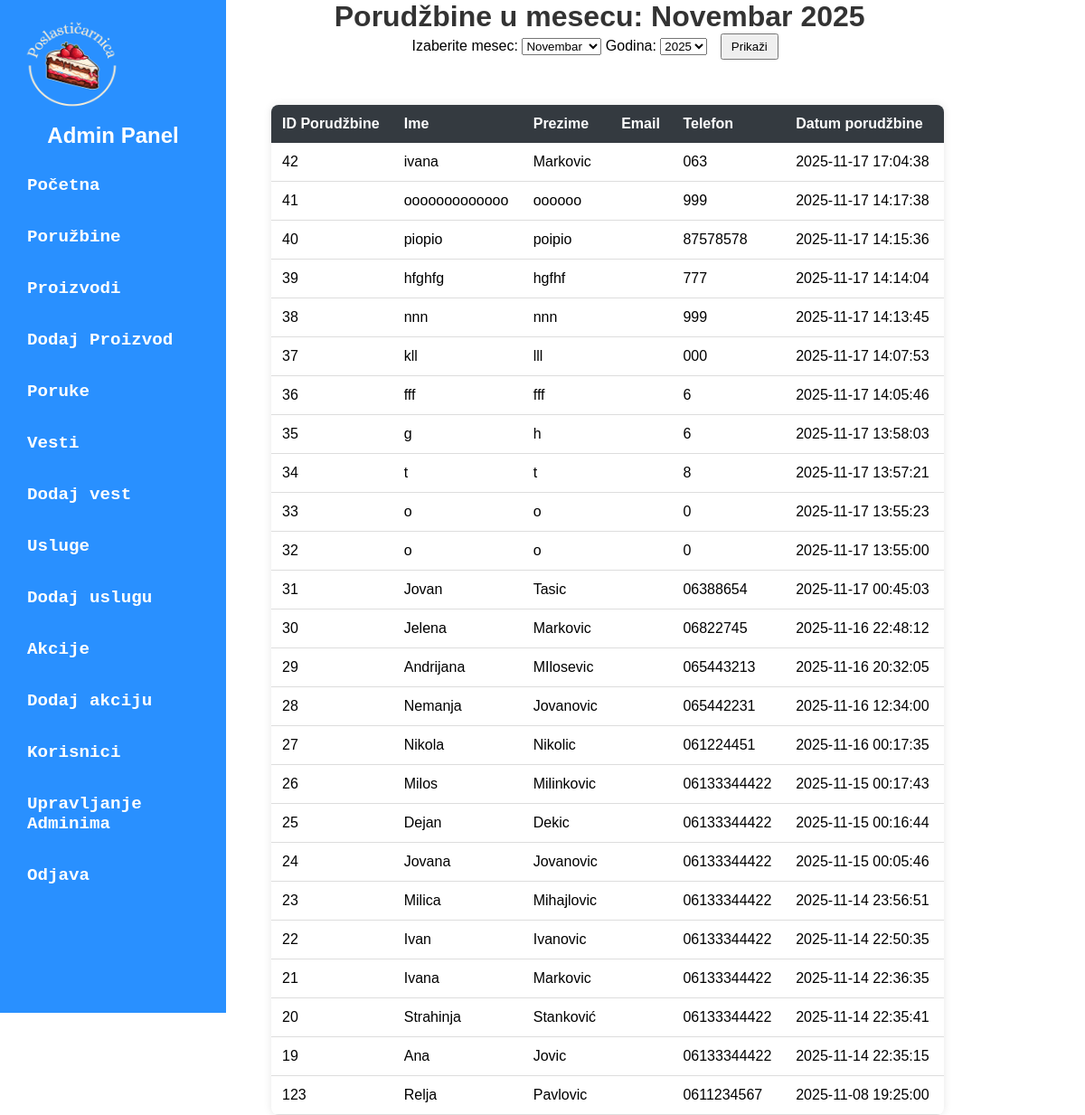
/admin/admin-dashboard.php?page=porudzbine, run on an earlier commit of the app's database.
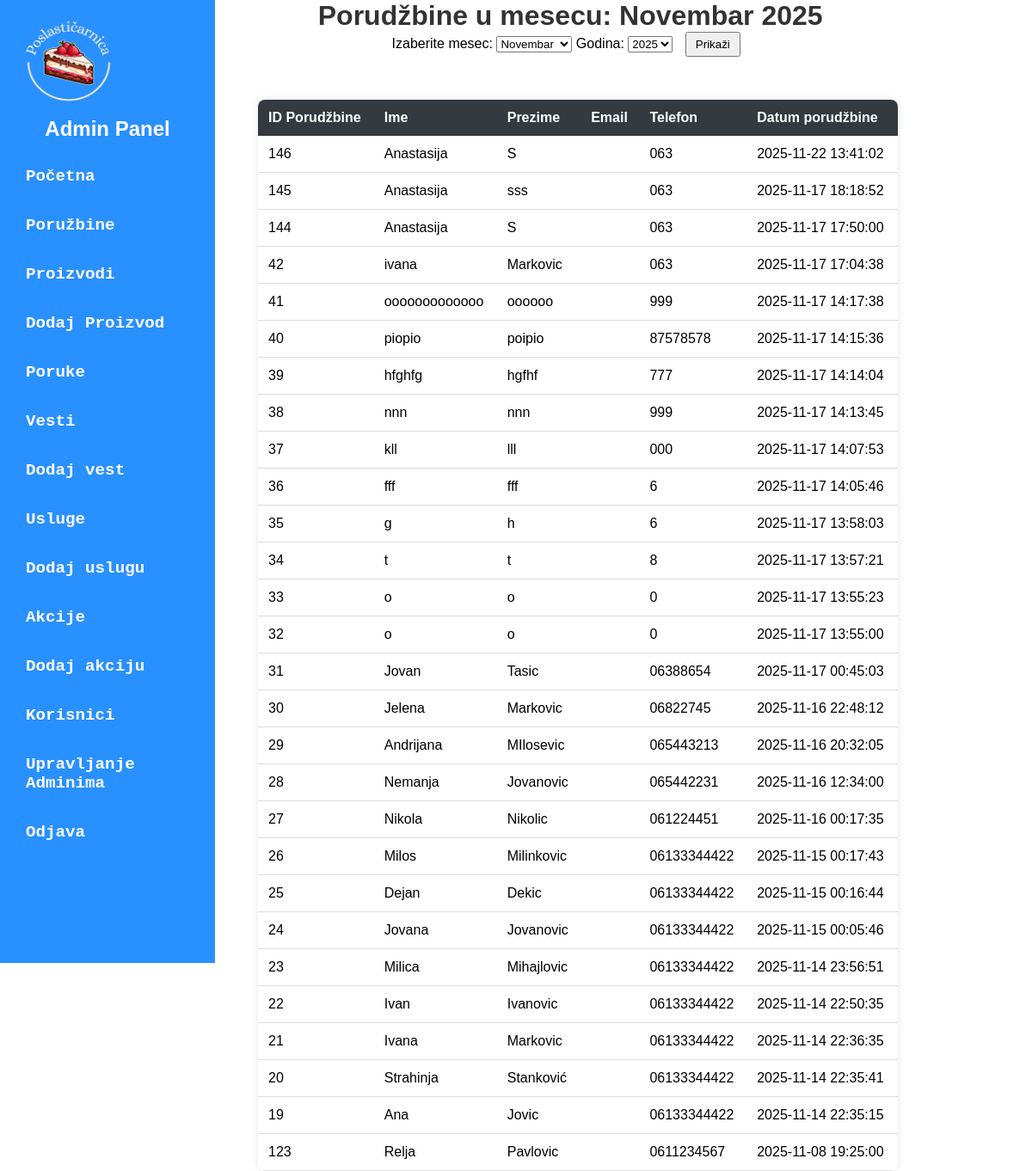
And on a later commit of the database.
### tables this page shows
CREATE TABLE IF NOT EXISTS `porudzbina` (
  `id` int(10) unsigned NOT NULL AUTO_INCREMENT,
  `ime` varchar(50) NOT NULL,
  `prezime` varchar(50) NOT NULL,
  `email` varchar(50) DEFAULT '',
  `adresa` varchar(100) NOT NULL,
  `telefon` varchar(20) NOT NULL,
  `nacin_placanja` varchar(30) NOT NULL DEFAULT 'gotovina',
  `datum_porudzbine` datetime NOT NULL DEFAULT current_timestamp(),
  PRIMARY KEY (`id`) USING BTREE
);

### admin/model/porudzbineMesecModel.php (called while the page is built, shortened)
<?php
include_once __DIR__ . '/../config/database.php';
$mesec = isset($_GET['mesec']) ? (int)$_GET['mesec'] : date('m');
$godina = isset($_GET['godina']) ? (int)$_GET['godina'] : date('Y');
$nazivi_meseci = [
    1 => 'Januar', 2 => 'Februar', 3 => 'Mart', 4 => 'April', 5 => 'Maj', 6 => 'Jun',
    7 => 'Jul', 8 => 'Avgust', 9 => 'Septembar', 10 => 'Oktobar', 11 => 'Novembar', 12 => 'Decembar'
];
$naziv_meseca = $nazivi_meseci[$mesec] ?? 'Nepoznat';
$trenutna_godina = $godina;
$trenutni_mesec = $mesec;
$query = "SELECT id, ime, prezime, email, adresa, telefon, datum_porudzbine
          FROM porudzbina
          WHERE MONTH(datum_porudzbine) = ? AND YEAR(datum_porudzbine) = ?
          ORDER BY datum_porudzbine DESC";
$stmt = mysqli_prepare($con, $query);
mysqli_stmt_bind_param($stmt, "ii", $mesec, $godina);
mysqli_stmt_execute($stmt);
$result = mysqli_stmt_get_result($stmt);
if ($result && mysqli_num_rows($result) > 0) {
    $porudzbine = mysqli_fetch_all($result, MYSQLI_ASSOC);
}
?>

### admin/view/porudzbineMesec.php (the view, shortened to what this page needs)
<!DOCTYPE html>
<html lang="sr">
<head>
    <link rel="stylesheet" href="./public/table-style.css">
    <link rel="stylesheet" href="./public/pop-up.css">
    <link rel="stylesheet" href="./public/message-session.css">
</head>
<body>
    <h1>Porudžbine u mesecu: <?= htmlspecialchars($naziv_meseca) ?> <?= $trenutna_godina ?></h1>
    <div class="mesec-nav">
        <form method="GET" style="display: inline;">
            <label for="mesec">Izaberite mesec:</label>
            <select name="mesec" id="mesec">
                <option value="11" <?= ($trenutni_mesec == 11) ? 'selected' : '' ?>>Novembar</option>
            </select>
            <label for="godina">Godina:</label>
            <select name="godina" id="godina">
                <option value="2025" <?= ($trenutna_godina == 2025) ? 'selected' : '' ?>>2025</option>
            </select>
            <button type="button" id="loadDataButton">Prikaži</button>
        </form>
    </div>
    <table>
        <thead>
            <tr>
                <th>ID Porudžbine</th>
                <th>Ime</th>
                <th>Prezime</th>
                <th>Email</th>
                <th>Telefon</th>
                <th>Datum porudžbine</th>
            </tr>
        </thead>
        <tbody>
            <?php if(!empty($porudzbine)): ?>
                <?php foreach ($porudzbine as $porudzbina): ?>
                    <tr>
                        <td><?= htmlspecialchars($porudzbina['id']) ?></td>
                        <td><?= htmlspecialchars($porudzbina['ime']) ?></td>
                        <td><?= htmlspecialchars($porudzbina['prezime']) ?></td>
                        <td><?= htmlspecialchars($porudzbina['email']) ?></td>
                        <td><?= htmlspecialchars($porudzbina['telefon']) ?></td>
                        <td><?= htmlspecialchars($porudzbina['datum_porudzbine']) ?></td>
                    </tr>
                <?php endforeach; ?>
            <?php else: ?>
                <tr>
                    <td colspan="8">Nema porudžbina u ovom mesecu.</td>
                </tr>
            <?php endif; ?>
        </tbody>
    </table>
</body>
</html>

### admin/view/admin-nav.php (shortened to what this page needs)
<!DOCTYPE html>
<html lang="sr">
<head>
    <link rel="stylesheet" href="./public/admin-nav.css">
    <link rel="stylesheet" href="./public/message-session.css">
</head>
<body id="body-nav">
    <div class="admin-container">
        <aside class="sidebar">
            <a href="../pocetna"><img style="width: 120px;" src='./public/slike/Poslastičarnica_logo.png'></a>
            <h2 id="admin-title">Admin Panel</h2>
            <ul>
            <li><a href="admin-dashboard.php?page=pocetna">Početna</a></li>
               <li><a href="admin-dashboard.php?page=poružbina">Poružbine</a></li>
                <li><a href="admin-dashboard.php?page=proizvodi">Proizvodi</a></li>
                <li><a href="admin-dashboard.php?page=dodajProizvod">Dodaj Proizvod</a></li>
                <li><a href="admin-dashboard.php?page=poruke">Poruke</a></li>
                <li><a href="admin-dashboard.php?page=vesti">Vesti</a></li>
                <li><a href="admin-dashboard.php?page=dodajVest">Dodaj vest</a></li>
                <li><a href="admin-dashboard.php?page=usluge">Usluge</a></li>
                <li><a href="admin-dashboard.php?page=dodajUslugu">Dodaj uslugu</a></li>
                <li><a href="admin-dashboard.php?page=akcije">Akcije</a></li>
                <li><a href="admin-dashboard.php?page=dodajAkciju">Dodaj akciju</a></li>
                <li><a href="admin-dashboard.php?page=korisnici">Korisnici</a></li>
                <li><a href="admin-dashboard.php?page=upravljajAdminima">Upravljanje Adminima</a></li>
                <li><a href="admin-dashboard.php?page=odjava">Odjava</a></li>
            </ul>
        </aside>
        <main class="main-content">

### admin/admin-dashboard.php (shortened to what this page needs)
<?php
include("view/admin-nav.php");
include_once 'model/anonimniKorisniciModel.php';
include_once 'model/porudzbineMesecModel.php';
$page = isset($_GET['page']) ? $_GET['page'] : 'pocetna';
switch ($page) {
    case 'porudzbine':
    include './view/porudzbineMesec.php';
    break;
}
?>

### admin/public/admin-nav.css (style rules this page uses)
* { margin: 0; padding: 0; box-sizing: border-box; font-family: Arial, sans-serif; }
.admin-container { height: 70em; display: flex; }
.sidebar { width: 250px; background: #2990ff; color: white; padding: 20px; }
.sidebar #admin-title { text-align: center; margin-bottom: 20px; color: white; }
.sidebar ul { list-style: none; }
.sidebar ul li { margin: 15px 0; }
.sidebar ul li a { color: white; text-decoration: none; display: block; padding: 10px; transition: 0.3s; font-family: 'Courier New', Courier, monospace; font-weight: bold; font-size: larger; }

### admin/public/table-style.css (style rules this page uses)
img { width: 7em; height: 7em; }
h1 { text-align: center; color: #333; }
table { width: 90%; margin: 50px; border-collapse: collapse; background-color: white; box-shadow: 0px 0px 10px rgba(0, 0, 0, 0.1); border-radius: 8px; overflow: hidden; }
th { background-color: #343a40; color: white; padding: 12px; text-align: left; }
td { padding: 12px; border-bottom: 1px solid #ddd; }

### admin/view/porudzbineMesec.php (style rules this page uses)
.mesec-nav { margin-bottom: 20px; text-align: center; }
.mesec-nav form { display: inline-block; }
.mesec-nav button { margin: 0 10px; padding: 5px 10px; }

What changed in the data, as far as the page shows it:
added porudzbina: id "146", ime "Anastasija", prezime "S", telefon "063", datum_porudzbine "2025-11-22 13:41:02"
added porudzbina: id "145", ime "Anastasija", prezime "sss", telefon "063", datum_porudzbine "2025-11-17 18:18:52"
added porudzbina: id "144", ime "Anastasija", prezime "S", telefon "063", datum_porudzbine "2025-11-17 17:50:00"
